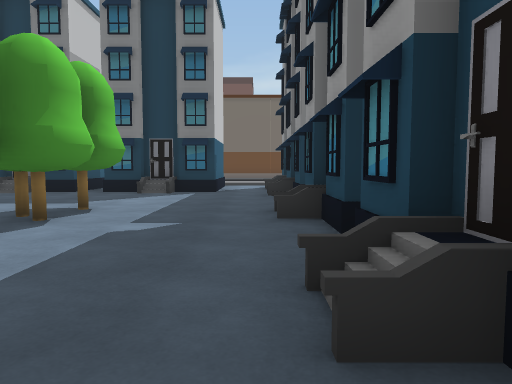
[1] (above)

12 first-person views from a walk through a 3-D level made in the Unity game engine. The camera is 1.3 m above the floor, tilts 4° down and sees 70° across. The floor is counted in squares, 2 m on a side. Each view is taken from the middle of a square. On the plan, view 1 faces up. The plan holds only what a view shows up to about 11 squares ahead; the rest is blank. The place goes on beyond the plan. The player character is not drawn. Some animated figures are left out.

[2]
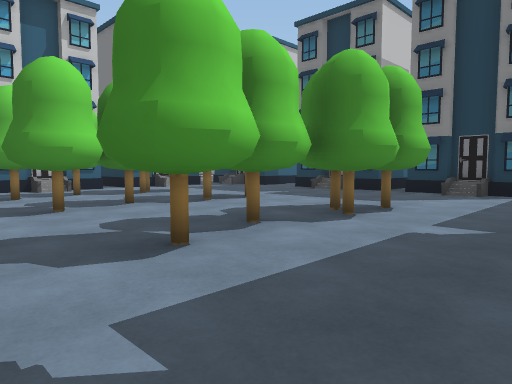

[3]
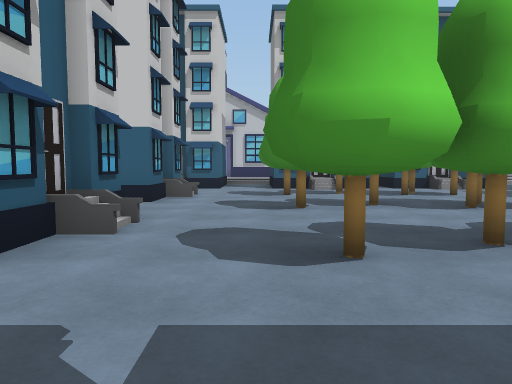

[4]
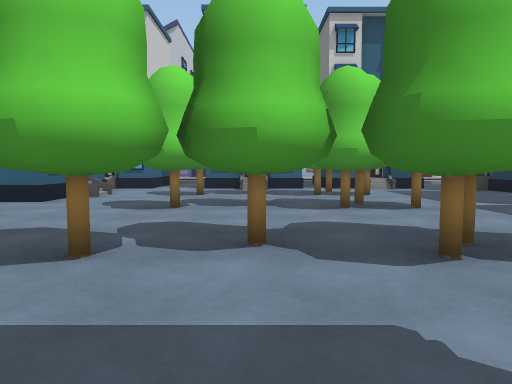

[5]
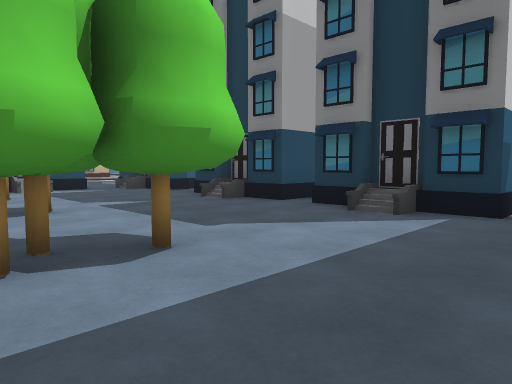

[6]
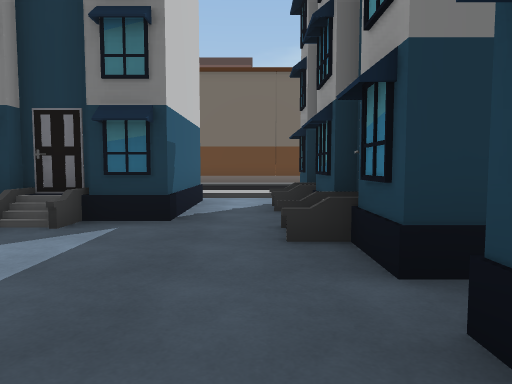

[7]
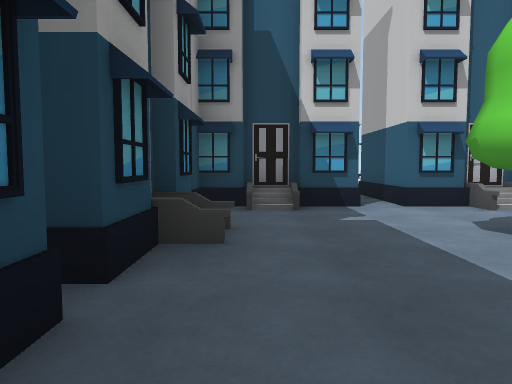

[8]
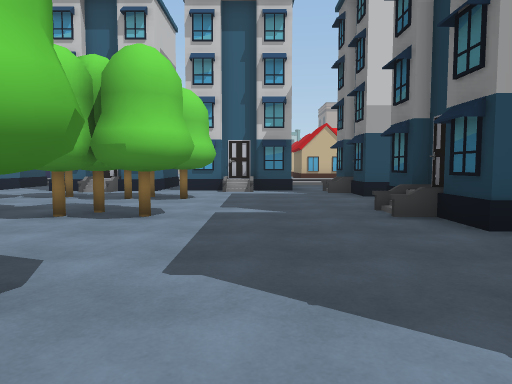

[9]
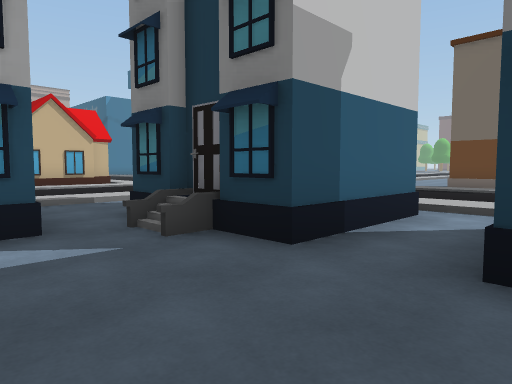

[10]
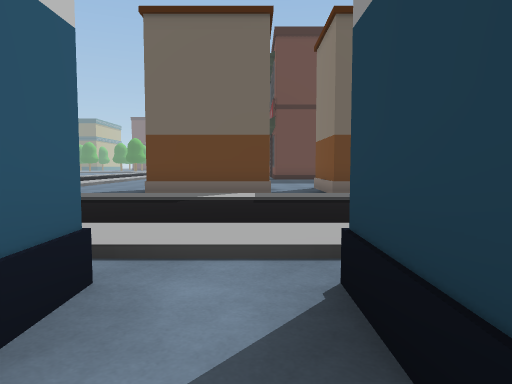

[11]
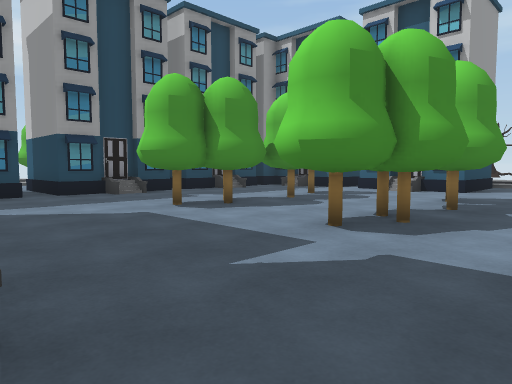

[12]
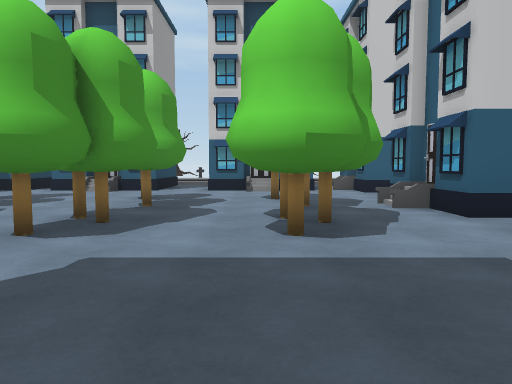

### Floor plan
Points are (right, up) in squares from view 1. A wall is a line through its corners. A room is listed if a view was taken in it or the views show most of it. See-through windows are left out.
Room 1 (views 1, 2, 3, 4, 5, 6, 7, 8, 9, 10, 11, 12)
walls: (-4.7, 9.4) (-5.6, 9.4); (-6.5, 9.4) (-7.6, 9.4); (-5.7, 9.6) (-6.6, 9.6); (-2.9, 9.4) (-4, 9.4); (-2, 9.6) (-3, 9.6); (-10.7, 4.4) (-10.7, 3.4); (0.8, 5.4) (0.8, 6.4); (-10.7, 6.2) (-10.7, 5); (-5.3, -0.9) (-4.2, -0.9); (0.8, 3.4) (0.8, 4.5); (-3.5, -0.9) (-2.4, -0.9); (1.1, 4.4) (1.1, 5.4); (-7.5, 10.6) (-7.5, 12); (0.8, 7.1) (0.8, 8.1); (-10.7, 2.5) (-10.7, 1.5); (-4.4, -1.2) (-3.4, -1.2); (-11, 7.1) (-11, 6); (-10.7, 8) (-10.7, 7); (-11, 2.5) (-10, 2.5); (0.8, 2) (0.8, 3); (-7.8, -0.9) (-6.7, -0.9); (-1.8, -0.9) (-0.6, -0.9); (0.8, 8.9) (0.8, 10.2); (1.1, 1) (1.1, 2.1); (-9.6, -0.9) (-8.5, -0.9); (-0.8, -1.2) (0.2, -1.2); (0.8, 0.1) (0.8, 1.1); (-10.7, -0.1) (-10.7, -1.2); (0.1, -0.9) (0.8, -0.9) (0.8, -0.3); (-1.1, 12) (-1.1, 9.4) (-2.1, 9.4); (-8.9, 12.1) (-8.9, 9.4) (-10, 9.4); (0.8, 11.1) (0.8, 12.1)
low walls: (-2.1, 9.4) (-2.1, 8.6); (-10.1, 2.5) (-10.7, 2.5); (0.1, 2) (0.8, 2); (0.6, 1.9) (0.1, 1.9); (-8.5, -1.2) (-7.6, -1.2); (-10.7, -1.2) (-10.1, -1.2)
ways out: opening at (-10, 1); opening at (-8, 12); opening at (-6, 0); opening at (-2, 0); opening at (0, 12)
objects: other object (-9, 1) to (-8, 2); other object (-9, 2) to (-9, 4); other object (-9, 5) to (-8, 6); other object (-8, 4); other object (-6, 1) to (-6, 2); other object (-6, 3); other object (-6, 4); other object (-6, 5) to (-6, 6); other object (-3, 1) to (-2, 2); other object (-3, 3); other object (-3, 4) to (-3, 5); other object (-3, 6) to (-2, 6); other object (-2, 4)

Positions as (right, up) in squares from view 1, and headings:
1: (0, 0), facing up
2: (0, 0), facing up-left
3: (0, 1), facing left
4: (0, 3), facing left
5: (0, 4), facing up-left
6: (0, 5), facing up
7: (0, 5), facing down
8: (-1, 7), facing left
9: (-7, 7), facing up-left
10: (-8, 10), facing up
11: (-8, 9), facing down-right
12: (-8, 9), facing down
